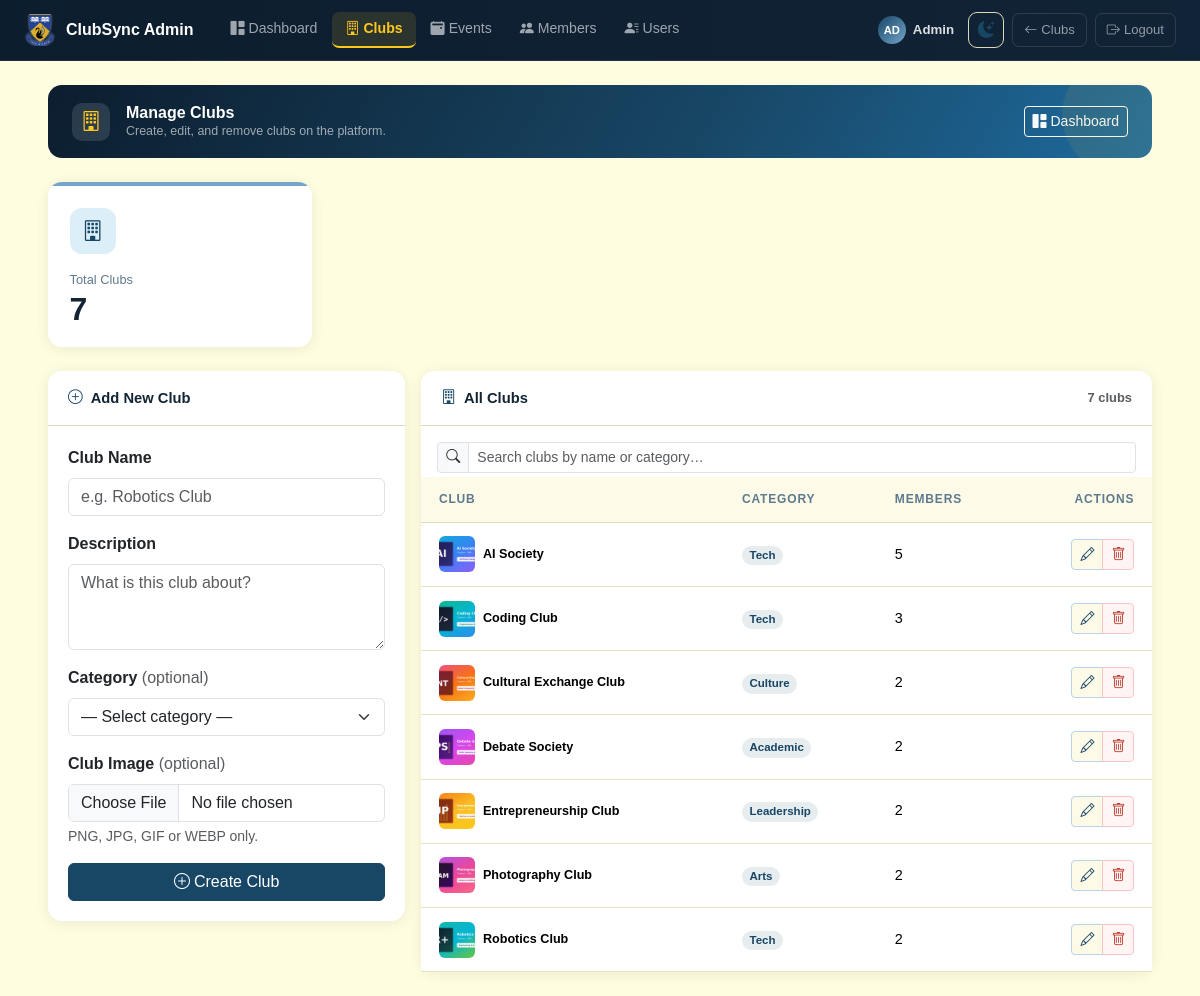
Page /admin/clubs (signed in) on the committed database.
### models/user.py (models this page shows)
class User(db.Model):
    __tablename__ = "users"
    id = db.Column(db.Integer, primary_key=True)
    name = db.Column(db.String(100), nullable=False)
    email = db.Column(db.String(120), unique=True, nullable=False)
    password_hash = db.Column(db.String(255), nullable=False)
    is_admin = db.Column(db.Boolean, default=False, nullable=False)
    memberships = db.relationship("Membership", backref="user", cascade="all, delete")
    attendances = db.relationship("Attendance", backref="user", cascade="all, delete")

### models/club.py (models this page shows)
class Club(db.Model):
    __tablename__ = "clubs"
    id = db.Column(db.Integer, primary_key=True)
    name = db.Column(db.String(100), nullable=False)
    description = db.Column(db.Text, nullable=False)
    category = db.Column(db.String(50), nullable=True)
    image_path = db.Column(db.String(255), nullable=True)
    events = db.relationship("Event", backref="club", cascade="all, delete")
    memberships = db.relationship("Membership", backref="club", cascade="all, delete")

### routes/admin.py (the view, shortened to what this page needs)
@admin_bp.route("/clubs", methods=["GET", "POST"])
@admin_required
def clubs():
    all_clubs = (
        db.session.query(Club, db.func.count(Membership.id).label("member_count"))
        .outerjoin(Membership, Club.id == Membership.club_id)
        .group_by(Club.id)
        .order_by(Club.name)
        .all()
    )
    return render_template("admin_clubs.html", all_clubs=all_clubs)

### app.py (called while the page is built)
@app.context_processor
def inject_navbar_access():
    user_id = session.get("user_id")
    user_is_admin = False
    if user_id:
        user = db.session.get(User, user_id)
        user_is_admin = bool(user and user.is_admin)
    return {
        "navbar_can_access_admin": bool(
            session.get("admin_logged_in") or user_is_admin
        )
    }

### routes/admin.py (called while the page is built, shortened)
def admin_required(f):
    from functools import wraps
    @wraps(f)
    def decorated(*args, **kwargs):
        if session.get("admin_logged_in"):
            return f(*args, **kwargs)
    return decorated

### templates/admin_clubs.html (shortened to what this page needs)
<!DOCTYPE html>
<html lang="en">
<head>
    <link href="https://cdn.jsdelivr.net/npm/bootstrap@5.3.3/dist/css/bootstrap.min.css" rel="stylesheet">
    <link rel="stylesheet" href="https://cdn.jsdelivr.net/npm/bootstrap-icons@1.11.3/font/bootstrap-icons.min.css">
    <link rel="stylesheet" href="{{ url_for('static', filename='css/admin.css') }}">
    <link rel="stylesheet" href="{{ url_for('static', filename='css/alerts.css') }}">
</head>
<body class="admin-body">
<header class="admin-navbar">
    <div class="admin-navbar-inner">
        <a href="{{ url_for('admin.dashboard') }}" class="admin-navbar-brand">
            <img src="{{ url_for('static', filename='favicon.ico') }}" alt="UWA" class="admin-brand-icon" style="background:none;box-shadow:none;border-radius:6px;padding:0;width:32px;height:32px;object-fit:contain;">
            ClubSync Admin
        </a>
        <nav class="admin-navbar-nav">
            <a href="{{ url_for('admin.dashboard') }}"><i class="bi bi-grid-1x2-fill me-1"></i>Dashboard</a>
            <a href="{{ url_for('admin.clubs') }}" class="active"><i class="bi bi-building me-1"></i>Clubs</a>
            <a href="{{ url_for('admin.events') }}"><i class="bi bi-calendar2-event-fill me-1"></i>Events</a>
            <a href="{{ url_for('admin.members') }}"><i class="bi bi-people-fill me-1"></i>Members</a>
            <a href="{{ url_for('admin.users') }}"><i class="bi bi-person-lines-fill me-1"></i>Users</a>
        </nav>
        <div class="admin-navbar-tools">
            <span class="admin-navbar-user">
                <div class="admin-avatar" style="width:28px;height:28px;font-size:.7rem">{{ session.get('admin_name', 'AD')[:2]|upper }}</div>
                {{ session.get('admin_name', 'Admin') }}
            </span>
            <button id="darkModeToggle" aria-label="Toggle dark mode" title="Toggle dark mode">
                <i class="bi bi-moon-stars-fill"></i>
            </button>
            <a href="{{ url_for('clubs.clubs') }}"><i class="bi bi-arrow-left me-1"></i>Clubs</a>
            <a href="{{ url_for('admin.logout') }}" class="logout"><i class="bi bi-box-arrow-right me-1"></i>Logout</a>
        </div>
    </div>
</header>
<main class="admin-main px-3 px-md-5 py-4">
    <div class="admin-page-header mb-4">
        <div class="d-flex align-items-center gap-3">
            <div class="admin-page-header-icon d-flex align-items-center justify-content-center flex-shrink-0">
                <i class="bi bi-building fs-5"></i>
            </div>
            <div>
                <h1>Manage Clubs</h1>
                <p>Create, edit, and remove clubs on the platform.</p>
            </div>
        </div>
        <a href="{{ url_for('admin.dashboard') }}" class="btn btn-sm btn-outline-light d-none d-md-inline-flex align-items-center gap-1">
            <i class="bi bi-grid-1x2-fill"></i> Dashboard
        </a>
    </div>
    <div class="row g-3 mb-4">
        <div class="col-6 col-md-3">
            <article class="card admin-metric-card h-100">
                <div class="card-body">
                    <div class="admin-metric-icon blue"><i class="bi bi-building"></i></div>
                    <p class="admin-metric-label mb-1">Total Clubs</p>
                    <p class="admin-metric-value mb-0">{{ all_clubs|length }}</p>
                </div>
            </article>
        </div>
    </div>
    <div class="row g-3">
        <div class="col-12 col-xl-4">
            <section class="card admin-card">
                <div class="card-header">
                    <span><i class="bi bi-plus-circle me-2 text-primary"></i>Add New Club</span>
                </div>
                <div class="card-body">
                    <form method="POST" action="{{ url_for('admin.clubs') }}" enctype="multipart/form-data">
                        <div class="mb-3">
                            <label for="clubName" class="form-label fw-semibold">Club Name</label>
                            <input type="text" class="form-control" id="clubName" name="name" placeholder="e.g. Robotics Club" required>
                        </div>
                        <div class="mb-3">
                            <label for="clubDescription" class="form-label fw-semibold">Description</label>
                            <textarea class="form-control" id="clubDescription" name="description" rows="3" placeholder="What is this club about?" required></textarea>
                        </div>
                        <div class="mb-3">
                            <label for="clubCategory" class="form-label fw-semibold">Category <span class="text-muted fw-normal">(optional)</span></label>
                            <select class="form-select" id="clubCategory" name="category">
                                <option value="">— Select category —</option>
                            </select>
                        </div>
                        <div class="mb-3">
                            <label for="clubImage" class="form-label fw-semibold">Club Image <span class="text-muted fw-normal">(optional)</span></label>
                            <input type="file" class="form-control" id="clubImage" name="image" accept=".png,.jpg,.jpeg,.gif,.webp">
                            <div class="form-text">PNG, JPG, GIF or WEBP only.</div>
                        </div>
                        <button type="submit" class="btn btn-primary w-100">
                            <i class="bi bi-plus-circle me-1"></i>Create Club
                        </button>
                    </form>
                </div>
            </section>
        </div>
        <div class="col-12 col-xl-8">
            <section class="card admin-card">
                <div class="card-header">
                    <span><i class="bi bi-building me-2 text-primary"></i>All Clubs</span>
                    <span class="text-muted small">{{ all_clubs|length }} club{{ 's' if all_clubs|length != 1 }}</span>
                </div>
                <div class="px-3 pt-3 pb-1">
                    <div class="input-group input-group-sm">
                        <span class="input-group-text"><i class="bi bi-search"></i></span>
                        <input type="text" id="clubSearch" class="form-control" placeholder="Search clubs by name or category…">
                    </div>
                </div>
                <div class="table-responsive">
                    <table class="table admin-table mb-0" id="clubsTable">
                        <thead>
                        <tr>
                            <th>Club</th>
                            <th class="d-none d-md-table-cell">Category</th>
                            <th>Members</th>
                            <th class="text-end">Actions</th>
                        </tr>
                        </thead>
                        <tbody id="clubsTableBody">
                        {% for club, member_count in all_clubs %}
                        <tr data-club-search="{{ (club.name ~ ' ' ~ (club.category or ''))|lower }}">
                            <td>
                                <div class="d-flex align-items-center gap-2">
                                    {% if club.image_path %}
                                    <img src="{{ url_for('static', filename=club.image_path) }}" alt="{{ club.name }}" class="rounded" style="width:36px;height:36px;object-fit:cover;flex-shrink:0;">
                                    {% else %}
                                    <div class="rounded d-flex align-items-center justify-content-center fw-bold text-white flex-shrink-0" style="width:36px;height:36px;font-size:.8rem;background:linear-gradient(135deg,var(--cs-navy),var(--cs-blue))">
                                        {{ club.name[:2]|upper }}
                                    </div>
                                    {% endif %}
                                    <span class="fw-semibold small">{{ club.name }}</span>
                                </div>
                            </td>
                            <td class="d-none d-md-table-cell">
                                {% if club.category %}
                                <span class="badge rounded-pill" style="background:rgba(24,71,102,0.1);color:var(--cs-navy);font-size:.72rem">{{ club.category }}</span>
                                {% else %}
                                <span class="text-muted small">—</span>
                                {% endif %}
                            </td>
                            <td>{{ member_count }}</td>
                            <td class="text-end">
                                <div class="btn-group btn-group-sm">
                                    <button class="btn btn-outline-primary"
                                            data-bs-toggle="modal"
                                            data-bs-target="#editClubModal"
                                            data-id="{{ club.id }}"
                                            data-name="{{ club.name }}"
                                            data-description="{{ club.description }}"
                                            data-category="{{ club.category or '' }}"
                                            data-image="{{ club.image_path or '' }}">
                                        <i class="bi bi-pencil"></i>
                                    </button>
                                    <button type="button" class="btn btn-outline-danger js-delete-club"
                                            data-club-id="{{ club.id }}"
                                            data-club-name="{{ club.name }}"
                                            data-bs-toggle="modal"
                                            data-bs-target="#deleteClubModal">
                                        <i class="bi bi-trash"></i>
                                    </button>
                                </div>
                            </td>
                        </tr>
                        {% else %}
                        <tr>
                            <td colspan="4" class="text-center text-muted py-4">No clubs yet. Add one above.</td>
                        </tr>
                        {% endfor %}
                        </tbody>
                    </table>
                </div>
            </section>
        </div>
    </div>
</main>
<div class="position-fixed bottom-0 end-0 p-3" style="z-index:1080">
</div>
</body>
</html>

### rows in the picture
User: get "Admin"
Club: image_path (picture), name "AI Society", category "Tech", member_count "5"
Club: image_path (picture), name "Coding Club", category "Tech", member_count "3"
Club: image_path (picture), name "Cultural Exchange Club", category "Culture", member_count "2"
Club: image_path (picture), name "Debate Society", category "Academic", member_count "2"
Club: image_path (picture), name "Entrepreneurship Club", category "Leadership", member_count "2"
Club: image_path (picture), name "Photography Club", category "Arts", member_count "2"
Club: image_path (picture), name "Robotics Club", category "Tech", member_count "2"

### other values in the picture
{{ session.get('admin_name', 'AD')[:2]|upper }} "AD"
{{ all_clubs|length }} "7"
{{ 's' if all_clubs|length != 1 }} "s"
